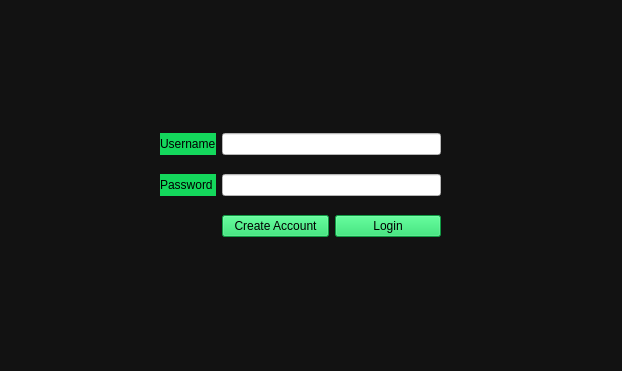
<?xml version="1.0" encoding="UTF-8"?>
<ui version="4.0">
 <class>Login_Window</class>
 <widget class="QMainWindow" name="Login_Window">
  <property name="geometry">
   <rect>
    <x>0</x>
    <y>0</y>
    <width>622</width>
    <height>371</height>
   </rect>
  </property>
  <property name="minimumSize">
   <size>
    <width>622</width>
    <height>371</height>
   </size>
  </property>
  <property name="maximumSize">
   <size>
    <width>100000</width>
    <height>100000</height>
   </size>
  </property>
  <property name="windowTitle">
   <string>LOGIN</string>
  </property>
  <property name="styleSheet">
   <string notr="true">background-color: rgb(18, 18, 18);</string>
  </property>
  <widget class="QWidget" name="centralwidget">
   <widget class="QWidget" name="gridLayoutWidget">
    <property name="geometry">
     <rect>
      <x>160</x>
      <y>120</y>
      <width>281</width>
      <height>131</height>
     </rect>
    </property>
    <layout class="QGridLayout" name="gridLayout">
     <item row="1" column="0">
      <widget class="QLabel" name="login_password">
       <property name="styleSheet">
        <string notr="true">background-color: rgb(20, 216, 92);</string>
       </property>
       <property name="text">
        <string>Password</string>
       </property>
      </widget>
     </item>
     <item row="0" column="1">
      <widget class="QLineEdit" name="login_name_line">
       <property name="styleSheet">
        <string notr="true">background-color: rgb(255, 255, 255);</string>
       </property>
       <property name="text">
        <string/>
       </property>
      </widget>
     </item>
     <item row="0" column="0">
      <widget class="QLabel" name="login_name">
       <property name="styleSheet">
        <string notr="true">background-color: rgb(20, 216, 92);</string>
       </property>
       <property name="text">
        <string>Username</string>
       </property>
      </widget>
     </item>
     <item row="1" column="1">
      <widget class="QLineEdit" name="login_password_line">
       <property name="styleSheet">
        <string notr="true">background-color: rgb(255, 255, 255);</string>
       </property>
      </widget>
     </item>
     <item row="2" column="1">
      <layout class="QHBoxLayout" name="horizontalLayout">
       <item>
        <widget class="QPushButton" name="create_account_button">
         <property name="styleSheet">
          <string notr="true">background-color: rgb(20, 216, 92);</string>
         </property>
         <property name="text">
          <string>Create Account</string>
         </property>
        </widget>
       </item>
       <item>
        <widget class="QPushButton" name="login_button">
         <property name="styleSheet">
          <string notr="true">background-color: rgb(20, 216, 92);</string>
         </property>
         <property name="text">
          <string>Login</string>
         </property>
        </widget>
       </item>
      </layout>
     </item>
    </layout>
   </widget>
  </widget>
  <widget class="QStatusBar" name="statusbar"/>
 </widget>
 <resources/>
 <connections/>
</ui>
